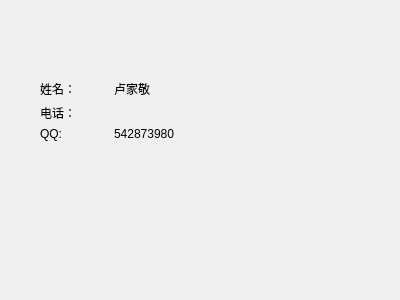
<?xml version="1.0" encoding="UTF-8"?>
<ui version="4.0">
 <class>DlgAuthor</class>
 <widget class="QDialog" name="DlgAuthor">
  <property name="geometry">
   <rect>
    <x>0</x>
    <y>0</y>
    <width>400</width>
    <height>300</height>
   </rect>
  </property>
  <property name="windowTitle">
   <string>Dialog</string>
  </property>
  <widget class="QWidget" name="">
   <property name="geometry">
    <rect>
     <x>40</x>
     <y>80</y>
     <width>142</width>
     <height>61</height>
    </rect>
   </property>
   <layout class="QGridLayout" name="gridLayout">
    <item row="0" column="0">
     <widget class="QLabel" name="label">
      <property name="text">
       <string>姓名：</string>
      </property>
     </widget>
    </item>
    <item row="0" column="1">
     <widget class="QLabel" name="label_4">
      <property name="text">
       <string>卢家敬</string>
      </property>
     </widget>
    </item>
    <item row="1" column="0">
     <widget class="QLabel" name="label_5">
      <property name="text">
       <string>电话：</string>
      </property>
     </widget>
    </item>
    <item row="1" column="1">
     <widget class="QLabel" name="label_6">
      <property name="text">
       <string/>
      </property>
     </widget>
    </item>
    <item row="2" column="0">
     <widget class="QLabel" name="label_3">
      <property name="text">
       <string>QQ:</string>
      </property>
     </widget>
    </item>
    <item row="2" column="1">
     <widget class="QLabel" name="label_2">
      <property name="text">
       <string>542873980</string>
      </property>
     </widget>
    </item>
   </layout>
  </widget>
 </widget>
 <resources/>
 <connections/>
</ui>
